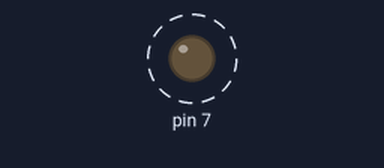
This sketch was run on a simulated Arduino Uno, built with avr-gcc and run on an emulated ATmega328P. Parts: output pins drawn as LEDs (lit = HIGH). Dashed ring = blinking.

Above: at 0.5 s.
Timing chart, 0 to 4.6 s (numbered marks = the images above):
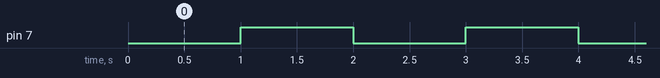

The sketch:

BaiTho.ino
```cpp
void setup()
{

  pinMode(7, OUTPUT);
  Serial.begin(9600);
  cli();
  TCCR1A = 0;
  TCCR1B = 0;
  TIMSK1 = 0;
  TCCR1B |= 1 << CS12;
  TCNT1 = 3036;
  TIMSK1 = (1 << TOIE1);
  sei();
}

void loop()
{

}
ISR  (TIMER1_OVF_vect)
{
  TCNT1 = 3036;
  digitalWrite(7, !digitalRead(7));

}
```

Measured:
- by itself, pin 7: alternates HIGH for 1.0 s and LOW for 1.0 s
